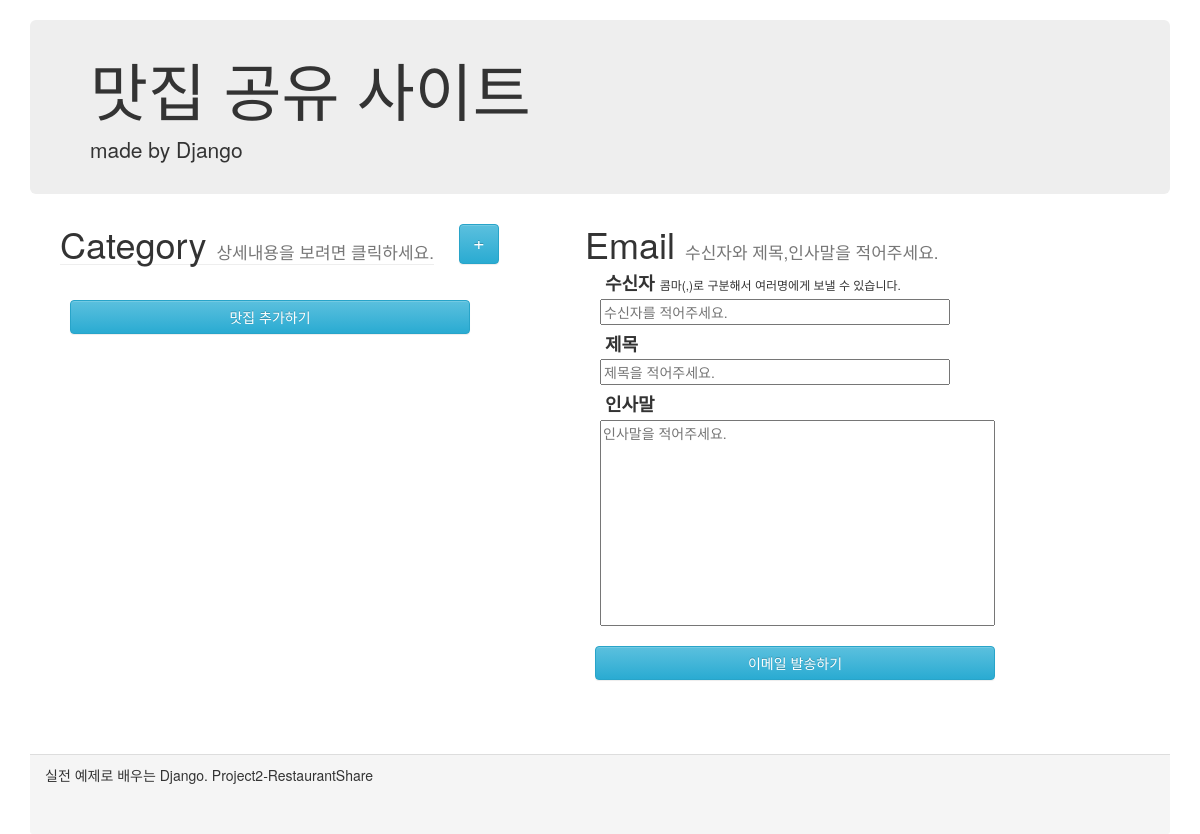
/, run on an earlier commit of the app's database.
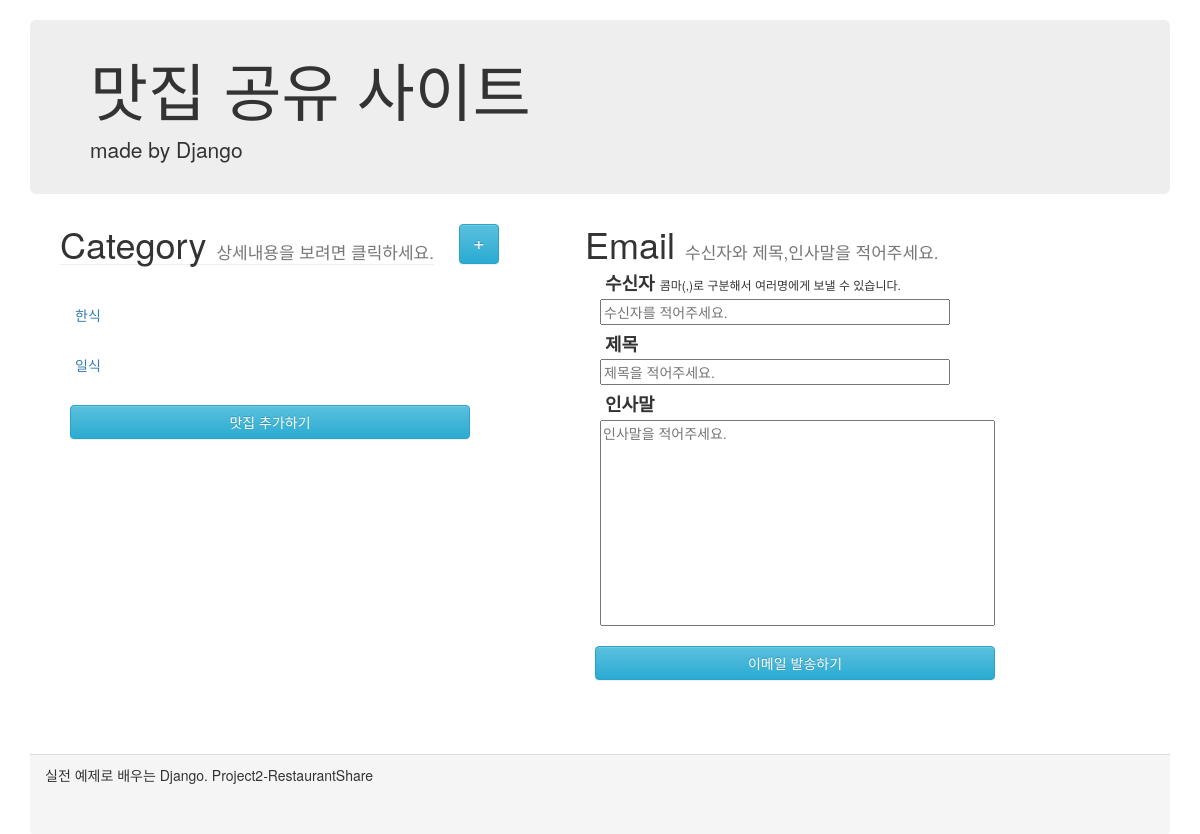
And on a later commit of the database.
### shareRes/models.py (models this page shows)
class Category(models.Model):
    category_name = models.CharField(max_length=100)

### shareRes/views.py (the view)
# urls.py: path("", views.index, name="index"),
def index(request):
    categories = Category.objects.all()
    restaurants = Restaurant.objects.all()
    content = {"categories": categories, "restaurants": restaurants}
    return render(request, "shareRes/index.html", content)

### shareRes/templates/shareRes/index.html (shortened to what this page needs)
<html lang="en">
<head>
    <link rel="stylesheet" href="https://maxcdn.bootstrapcdn.com/bootstrap/3.3.2/css/bootstrap.min.css">
    <link rel="stylesheet" href="https://maxcdn.bootstrapcdn.com/bootstrap/3.3.2/css/bootstrap-theme.min.css">
</head>
<body>
    <div class="container">
        <div class="header">
            <div class="jumbotron">
                <h1>맛집 공유 사이트</h1>
                <p>made by Django</p>
            </div>
        </div>
        <div class="content">
            <div class="row">
                <form action="./sendEmail/send/" method="POST" onsubmit="return emailCheckForm();"> {% csrf_token %}
                    <div class="restaurantInfoDiv ">
                        <div class="row">
                            <div class="infoHeaderDiv">
                                <h1>Category <small class="subTitle">상세내용을 보려면 클릭하세요.</small></h1>
                            </div>
                            <div class="categoryAddDiv">
                                <a href="categoryCreate/" class="categoryAddBtn btn btn-info" role="button">+</a>
                            </div>
                        </div>
                        <ul class="restaurantListDiv nav nav-pills nav-stacked">
                            {% for category in categories %}
                            <li class="category deactive">{{ category.category_name }}</li>
                            {% endfor %}
                        </ul>
                        <a href="restaurantCreate/" class="sendBtn btn btn-info" role="button">맛집 추가하기</a>
                    </div>
                    <div class="emailDiv">
                        <div class="emailHeaderDiv">
                            <h1>Email <small class="subTitle">수신자와 제목,인사말을 적어주세요.</small></h1>
                        </div>
                        <div class="emailContentGroup">
                            <div class="emailContentHeader">
                                <h4>수신자 <span class="inputReceiverSub">콤마(,)로 구분해서 여러명에게 보낼 수 있습니다.</span></h4>
                                <input class="inputReceiver" name="inputReceiver" id="inputReceiver" type="text"
                                    placeholder="수신자를 적어주세요." /><br />
                            </div>
                            <div class="emailContentHeader">
                                <h4>제목</h4>
                                <input class="inputTitle" name="inputTitle" id="inputTitle" type="text"
                                    placeholder="제목을 적어주세요." /><br />
                            </div>
                            <div class="emailContent">
                                <h4>인사말</h4>
                                <textarea class="inputContent" name="inputContent" id="inputContent" cols="50" rows="10"
                                    placeholder="인사말을 적어주세요."></textarea>
                            </div>
                        </div>
                        <div>
                            <input type="submit" class="sendBtn btn btn-info" role="button" value="이메일 발송하기" />
                        </div>
                    </div>
                </form>
            </div>
        </div>
        <div class="panel-footer">
            실전 예제로 배우는 Django. Project2-RestaurantShare
        </div>
    </div>
</body>
</html>

### shareRes/templates/shareRes/index.html (style rules this page uses)
.container { margin-top: 20px; }
.jumbotron { padding-top: 15px; padding-bottom: 15px; }
.content { min-height: 60%; margin: auto; }
.row { margin: 0; padding: 0; }
.subTitle { font-size: 17px; }
.restaurantInfoDiv { margin-left: 30px; float: left; }
.infoHeaderDiv { border-bottom: 1px solid #eee; float: left; }
.infoHeaderDiv h1 { margin: 0; }
.categoryAddDiv { float: left; margin-left: 25px; }
.categoryAddBtn { height: 40px; width: 40px; font-size: 20px; padding: 3px; }
.restaurantListDiv { margin-top: 25px; width: 500px; }
a { text-decoration: none; }
.deactive { color: #337ab7; background-color: #fff; }
.category { position: relative; display: block; cursor: pointer; border-radius: 4px; padding: 10px 15px; margin-top: 5px; margin-bottom: 10px; }
.emailDiv { float: left; margin-left: 25px; }
.emailContentGroup { margin: 5px; }
.emailHeaderDiv h1 { margin: 0; }
.sendBtn { width: 400px; margin: 10px; }
.emailContentGroup h4 { font-weight: bold; margin: 5px; }
.emailContentHeader { margin: 10px; }
.emailContent { margin: 10px; }
.inputReceiver { width: 350px; }
.inputReceiverSub { font-size: 12px; font-weight: 100; }
.inputTitle { width: 350px; }
.inputContent { resize: none; }
.panel-footer { margin-top: 50px; height: 10%; }

What changed in the data, as far as the page shows it:
added Category: category_name "한식"
added Category: category_name "일식"
